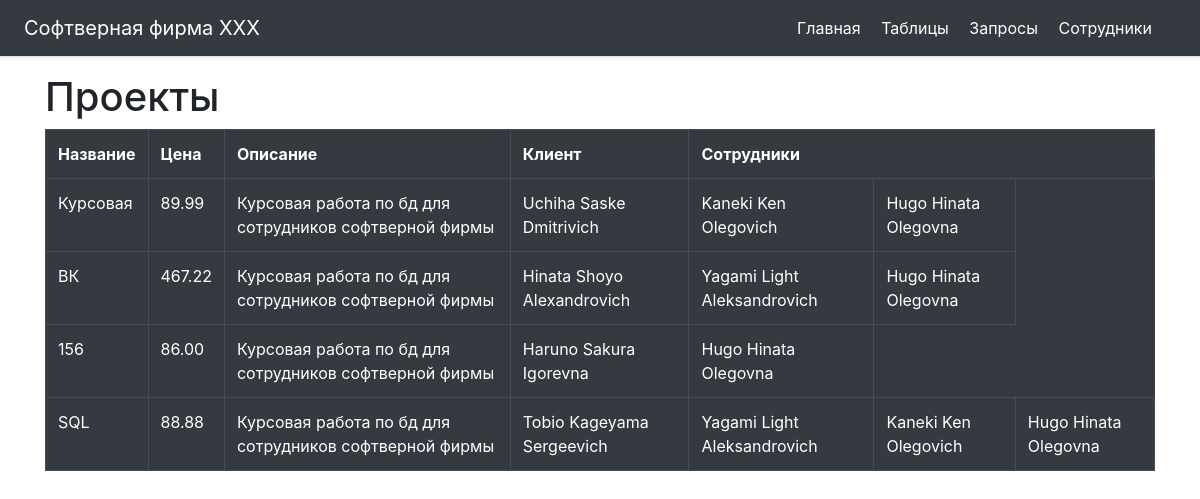
Page /tables on the committed database.
### main/models.py (models this page shows, shortened)
class Project(models.Model):
    projectCode = models.UUIDField(default=uuid.uuid4, verbose_name='Код проекта', primary_key=True)
    name = models.CharField(verbose_name='Название', max_length=50)
    price = models.DecimalField(max_digits=20, decimal_places=2)
    describe = models.CharField(verbose_name='Описание', help_text='Не больше 300 символов', max_length=300)
    employee = models.ManyToManyField(
        'Employees',
        verbose_name='Сотрудники',
        db_table='main_mm'
    )
    client = models.ForeignKey(
        'Client',
        verbose_name='Клиент',
        on_delete=models.CASCADE,
        null=True
    )
    def __str__(self):
        return self.name
    '''def __str__(self):
        a = self.name
        return str(a)'''
    class Meta:
        verbose_name = 'Проект'
        verbose_name_plural = 'Проекты'

class Client(models.Model):
    clientCode = models.UUIDField(default=uuid.uuid4, verbose_name='Код клиента', primary_key=True)
    FIO = models.CharField(verbose_name='ФИО', max_length=50)
    address = models.CharField(verbose_name='Адресс', max_length=50)
    phone = models.CharField(verbose_name='Телефон', max_length=13, unique=True)
    email = models.EmailField(verbose_name='E-mail', unique=True)
    passportCode = models.CharField(verbose_name='Код поспорта', help_text='2 буквы и 7 цифр', max_length=9, unique=True)
    def __str__(self):
        return self.FIO
    class Meta:
        verbose_name = 'Клиент'
        verbose_name_plural = 'Клиенты'

class Employees(models.Model):
    employeeCode = models.UUIDField(default=uuid.uuid4, verbose_name='Код сотрудника', primary_key=True, )
    FIO = models.CharField(verbose_name='ФИО', max_length=50)
    passportCode = models.CharField(verbose_name='Номер паспорта', help_text='2 буквы и 7 цифр', max_length=9, unique=True)
    address = models.CharField(verbose_name='Адресс', max_length=50)
    email = models.EmailField(verbose_name='E-mail', unique=True)
    phone = models.CharField(verbose_name='Телефон', max_length=13, unique=True)
    post = models.ForeignKey(
        Post,
        verbose_name='Должность',
        on_delete=models.PROTECT,
        null=True
    )
    class Meta:
        verbose_name = 'Сотрудник'
        verbose_name_plural = 'Сотрудники'

### main/views.py (the view)
# urls.py: path('tables', views.tables, name='tables'),
def tables(request):
    employee = Employees.objects.all()
    projects = Project.objects.all()
    client = Client.objects.all()
    return render(request, 'main/tables.html', {
        'employee': employee,
        'projects': projects,
        'client': client,
    })

### main/templates/main/tables.html (shortened to what this page needs)
{% extends 'main/base.html' %}
{% block content %}
    <h1>Проекты</h1>
    <table class="table table-bordered table-dark" >
        <tr>
            <th>Название</th>
            <th>Цена</th>
            <th>Описание</th>
            <th>Клиент</th>
            <th colspan="6">Сотрудники</th>
        </tr>
        {% for el in projects%}
        <tr>
            <td>{{ el.name }}</td>
            <td>{{ el.price }}</td>
            <td>{{ el.describe }}</td>
            <td>{{ el.client }}</td>
                {% for em in el.employee.all%}
                  <td> {{em.FIO}}</td >
            {% endfor %}
            {% endfor %}
        </tr>
    </table>
{% endblock %}

### main/templates/main/base.html (shortened to what this page needs)
<!doctype html>
<html lang="ru">
<head>
    <link rel="stylesheet" href="https://stackpath.bootstrapcdn.com/bootstrap/4.5.0/css/bootstrap.min.css">
</head>
<body>
    <div class="d-flex flex-column flex-md-row align-items-center p-3 px-md-4 mb-3 bg-dark text-white border-bottom shadow-sm">
      <h5 class="my-0 mr-md-auto font-weight-normal">Софтверная фирма ХХХ</h5>
      <nav class="my-2 my-md-0 mr-md-3">
        <a class="p-2 text-white" href="{% url 'home' %}">Главная</a>
          <a class="p-2 text-white" href="{% url 'tables' %}">Таблицы</a>
          <a class="p-2 text-white" href="{% url 'requests' %}">Запросы</a>
          <a class="p-2 text-white" href="{% url 'employees' %}">Сотрудники</a>
      </nav>
    </div>
    <div class="container">
        {% block content %}{% endblock %}
    </div>
</body>
</html>

### rows in the picture
Project: name "Курсовая", price "89.99", describe "Курсовая работа по бд для сотрудников софтверной фирмы", client "Uchiha Saske Dmitrivich"
Employees: FIO "Kaneki Ken Olegovich"
Employees: FIO "Hugo Hinata Olegovna"
Project: name "ВК", price "467.22", describe "Курсовая работа по бд для сотрудников софтверной фирмы", client "Hinata Shoyo Alexandrovich"
Employees: FIO "Yagami Light Aleksandrovich"
Project: name "156", price "86.00", describe "Курсовая работа по бд для сотрудников софтверной фирмы", client "Haruno Sakura Igorevna"
Project: name "SQL", price "88.88", describe "Курсовая работа по бд для сотрудников софтверной фирмы", client "Tobio Kageyama Sergeevich"
